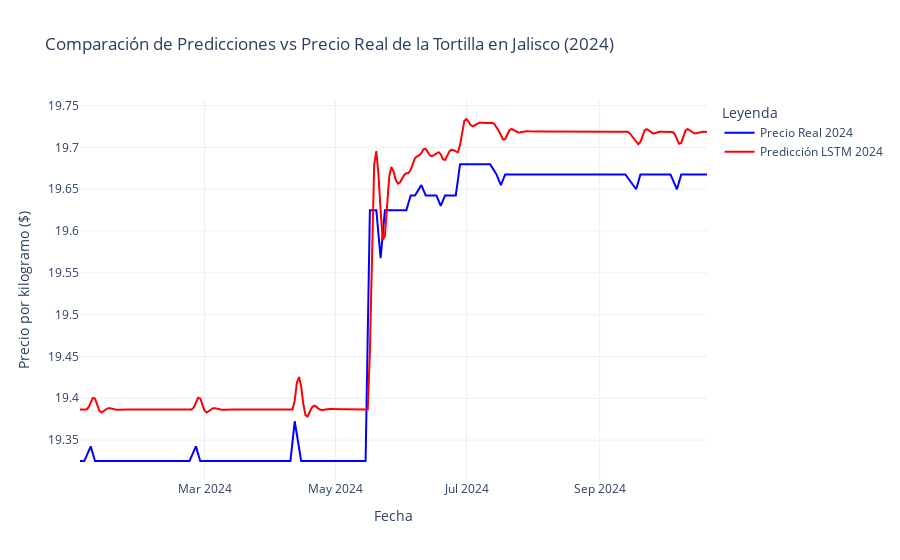

The notebook cell saved with this chart:
### Code cell
import plotly.graph_objects as go
import pandas as pd
from sklearn.metrics import r2_score

# Asegurar que longitudes y fechas coincidan
real_demand = pd.Series(real_demand[:len(predictions)].flatten(), index=real_data_2024.index[:len(predictions)])

predictions_series = pd.Series(predictions.flatten(), index=real_data_2024.index[:len(predictions)])

# Calcular R² mensual
r_squared_monthly = []

for month, group in real_demand.groupby(real_demand.index.month):
    pred_for_month = predictions_series[group.index]
    r_squared = r2_score(group, pred_for_month)
    r_squared_monthly.append((month, r_squared))
    print(f'R² para el mes {month}: {r_squared:.4f}')

# Gráfica interactiva con Plotly
fig = go.Figure()

# Línea azul: precios reales
fig.add_trace(go.Scatter(
    x=real_demand.index, y=real_demand, mode='lines', name='Precio Real 2024', line=dict(color='blue')
))

# Línea roja: predicciones del modelo
fig.add_trace(go.Scatter(
    x=predictions_series.index, y=predictions_series, mode='lines', name='Predicción LSTM 2024', line=dict(color='red')
))

# Personalización del gráfico
fig.update_layout(
    title='Comparación de Predicciones vs Precio Real de la Tortilla en Jalisco (2024)',
    xaxis_title='Fecha',
    yaxis_title='Precio por kilogramo ($)',
    legend_title='Leyenda',
    template='plotly_white'
)

fig.show()

### Figure 1 — Plotly figure (JSON) as saved in the notebook; plotly's stock layout.template omitted (floating-point values rounded to 4 significant figures; data arrays with more than 128 entries replaced by an {"elided": "..."} marker saying what was removed)
{"data": [{"line": {"color": "blue"}, "mode": "lines", "name": "Precio Real 2024", "type": "scatter", "x": {"elided": "293 str values"}, "y": {"elided": "293 float values"}}, {"line": {"color": "red"}, "mode": "lines", "name": "Predicción LSTM 2024", "type": "scatter", "x": {"elided": "293 str values"}, "y": {"elided": "293 float values"}}], "layout": {"autosize": true, "legend": {"title": {"text": "Leyenda"}}, "title": {"text": "Comparación de Predicciones vs Precio Real de la Tortilla en Jalisco (2024)"}, "xaxis": {"autorange": true, "range": ["2024-01-03", "2024-10-21"], "title": {"text": "Fecha"}, "type": "date"}, "yaxis": {"autorange": true, "range": [19.3, 19.76], "title": {"text": "Precio por kilogramo ($)"}, "type": "linear"}}}
